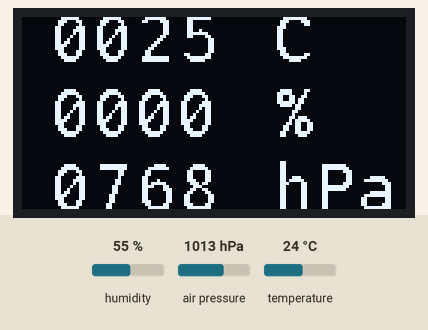
The sketch below on a simulated ESP8266 (NodeMCU). Shown: 128×64 one-colour display. The inputs (shaded band) are chosen by the test bench; at power-on: humidity 55 %, air pressure 1013 hPa, temperature 24 °C. WiFi joins after 1.5 s; servers stay silent unless stated; network time is answered at once with the bench clock; the local clock reads 2024-03-15 10:24:30 at power-on unless the sketch sets it; what the sketch prints to the serial monitor is not drawn.

Above: at 3.2 s.
3.3 s: humidity set to 22 %
At 4.5 s:
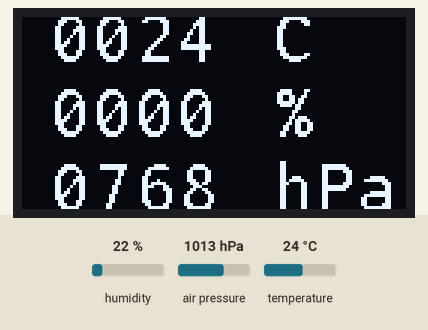
4.8 s: air pressure set to 1025 hPa
At 5.8 s:
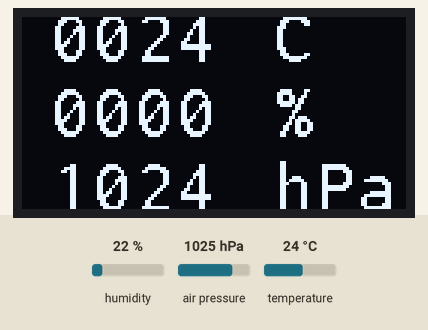
6.3 s: temperature set to 19 °C
At 6.8 s:
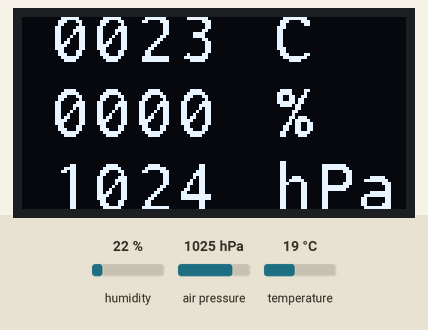
7.8 s: humidity set to 40 %
At 9.0 s:
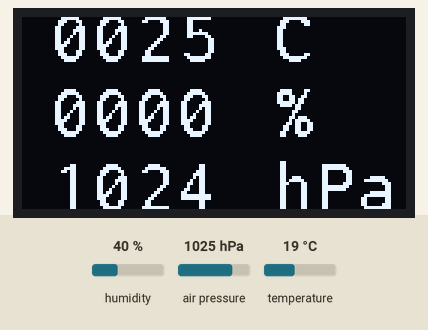
Timing chart, 0 to 10.3 s (numbered marks = the images above; inputs shaded):
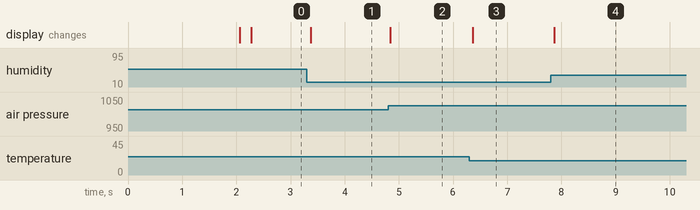

The sketch:

BME280_Pagina_Firebase2.ino
```cpp
// (licence header left out)
#include <Arduino.h>
#include <ESP8266WiFi.h>
#include <Firebase_ESP_Client.h>
#include <Wire.h>
#include <Adafruit_Sensor.h>
#include <Adafruit_BME280.h>
#include <NTPClient.h>
#include <WiFiUdp.h>
#include <U8g2lib.h>

#ifdef U8X8_HAVE_HW_SPI
#include <SPI.h>
#endif
#ifdef U8X8_HAVE_HW_I2C
#endif

#define SEALEVELPRESSURE_HPA (1013.25)

U8G2_SSD1306_128X64_NONAME_F_SW_I2C u8g2(U8G2_R0, /* clock=*/ SCL, /* data=*/ SDA, /* reset=*/ U8X8_PIN_NONE);

// Provide the token generation process info.
#include "addons/TokenHelper.h"
// Provide the RTDB payload printing info and other helper functions.
#include "addons/RTDBHelper.h"

// Insert your network credentials
#define WIFI_SSID "SSID"
#define WIFI_PASSWORD "password"

int a=0; //variable of value of analog read pin
char t[4];//variable to send text to the oled display
int b=0; //variable of value of analog read pin
char h[4];//variable to send text to the oled display
int c=0; //variable of value of analog read pin
char p[4];//variable to send text to the oled display
int hi=0;
int tf=0;
int hic=0;

// Insert Firebase project API Key
#define API_KEY "APIKey"

// Insert Authorized Email and Corresponding Password
#define USER_EMAIL "1234@gmail.com"
#define USER_PASSWORD "123456"

// Insert RTDB URLefine the RTDB URL
#define DATABASE_URL "firebaseio.com/"

// Define Firebase objects
FirebaseData fbdo;
FirebaseAuth auth;
FirebaseConfig config;

// Variable to save USER UID
String uid;

// Database main path (to be updated in setup with the user UID)
String databasePath;
// Database child nodes
String tempPath = "/temperature";
String humPath = "/humidity";
String presPath = "/pressure";
String relPath = "/temprel";
String timePath = "/timestamp";

// Parent Node (to be updated in every loop)
String parentPath;

FirebaseJson json;

// Define NTP Client to get time
WiFiUDP ntpUDP;
NTPClient timeClient(ntpUDP, "pool.ntp.org");

// Variable to save current epoch time
int timestamp;

// BME280 sensor
Adafruit_BME280 bme; // I2C
float temperature;
float humidity;
float pressure;
float altitude;

// Timer variables (send new readings every three minutes)
unsigned long sendDataPrevMillis = 0;
unsigned long timerDelay = 300000;

// Initialize BME280
void initBME(){
  if (!bme.begin(0x76)) {
    Serial.println("Could not find a valid BME280 sensor, check wiring!");
    while (1);
  }
}

// Initialize WiFi
void initWiFi() {
  WiFi.begin(WIFI_SSID, WIFI_PASSWORD);
  Serial.print("Connecting to WiFi ..");
  while (WiFi.status() != WL_CONNECTED) {
    Serial.print('.');
    delay(1000);
  }
  Serial.println(WiFi.localIP());
  Serial.println();
}

// Function that gets current epoch time
unsigned long getTime() {
  timeClient.update();
  unsigned long now = timeClient.getEpochTime();
  return now;
}

void setup(){
  Serial.begin(115200);

  // Initialize BME280 sensor
  initBME();
  initWiFi();
  timeClient.begin();
  u8g2.begin();
  u8g2.setContrast(16);

  // Assign the api key (required)
  config.api_key = API_KEY;

  // Assign the user sign in credentials
  auth.user.email = USER_EMAIL;
  auth.user.password = USER_PASSWORD;

  // Assign the RTDB URL (required)
  config.database_url = DATABASE_URL;

  Firebase.reconnectWiFi(true);
  fbdo.setResponseSize(4096);

  // Assign the callback function for the long running token generation task */
  config.token_status_callback = tokenStatusCallback; //see addons/TokenHelper.h

  // Assign the maximum retry of token generation
  config.max_token_generation_retry = 5;

  // Initialize the library with the Firebase authen and config
  Firebase.begin(&config, &auth);

  // Getting the user UID might take a few seconds
  Serial.println("Getting User UID");
  while ((auth.token.uid) == "") {
    Serial.print('.');
    delay(1000);
  }
  // Print user UID
  uid = auth.token.uid.c_str();
  Serial.print("User UID: ");
  Serial.println(uid);

  // Update database path
  databasePath = "/UsersData/" + uid + "/readings";
}

void loop(){
  //Imp OLED i2c

  temperature = bme.readTemperature();
  humidity = bme.readHumidity();
  pressure = bme.readPressure() / 100.0F;
  altitude = bme.readAltitude(SEALEVELPRESSURE_HPA);
  a=hic;
  b=bme.readHumidity();
  c=pressure;
  sprintf(t,"%04d",a);
  sprintf(h,"%04d",b);
  sprintf(p,"%04d",c);
  u8g2.clearBuffer();          // clear the internal memory
  u8g2.setFont(u8g2_font_inr16_mf); // choose a suitable font
  u8g2.drawStr(10,15,t);  // write something to the internal memory
  u8g2.drawStr(10,40,h);
  u8g2.drawStr(10,65,p);
  u8g2.drawStr(70,15," C");
  u8g2.drawStr(70,40," %");
  u8g2.drawStr(70,65," hPa");
  u8g2.sendBuffer();
  tf = temperature*1.8+32;
  hi = 0.5 * (tf + 61.0 + ((tf - 68.0) * 1.2) +
              (humidity * 0.094));
   if (hi > 79);
      hi = -42.379 + 2.04901523 * tf + 10.14333127 * humidity +
         -0.22475541 * tf * humidity +
         -0.00683783 * pow(tf, 2) +
         -0.05481717 * pow(humidity, 2) +
         0.00122874 * pow(tf, 2) * humidity +
         0.00085282 * tf * pow(humidity, 2) +
         -0.00000199 * pow(tf, 2) * pow(humidity, 2);
  hic = (hi - 32) /1.8;

  // Send new readings to database
  if (Firebase.ready() && (millis() - sendDataPrevMillis > timerDelay || sendDataPrevMillis == 0)){
    sendDataPrevMillis = millis();

    //Get current timestamp
    timestamp = getTime();
    Serial.print ("time: ");
    Serial.println (timestamp);

    parentPath= databasePath + "/" + String(timestamp);

    json.set(tempPath.c_str(), String(bme.readTemperature()));
    json.set(humPath.c_str(), String(bme.readHumidity()));
    json.set(presPath.c_str(), String(bme.readPressure()/100.0F));
    json.set(relPath.c_str(), String(hic));
    json.set(timePath, String(timestamp));
    Serial.printf("Set json... %s\n", Firebase.RTDB.setJSON(&fbdo, parentPath.c_str(), &json) ? "ok" : fbdo.errorReason().c_str());
  }
}
```

Measured:
- after the input at 3.3 s, the display: changes after 0.07 s (image 1)
- after the input at 4.8 s, the display: changes at once (image 2)
- after the input at 6.3 s, the display: changes after 0.07 s (image 3)
- after the input at 7.8 s, the display: changes after 0.07 s (image 4)
